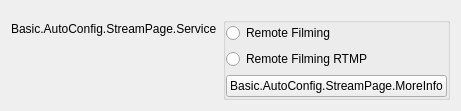
          <widget class="QFrame" name="widget_5">
           <property name="sizePolicy">
            <sizepolicy hsizetype="Preferred" vsizetype="Maximum">
             <horstretch>0</horstretch>
             <verstretch>0</verstretch>
            </sizepolicy>
           </property>
           <layout class="QFormLayout" name="topStreamLayout">
            <property name="fieldGrowthPolicy">
             <enum>QFormLayout::AllNonFixedFieldsGrow</enum>
            </property>
            <property name="labelAlignment">
             <set>Qt::AlignRight|Qt::AlignTrailing|Qt::AlignVCenter</set>
            </property>
            <item row="3" column="0">
             <widget class="QLabel" name="serviceLabel">
              <property name="text">
               <string>Basic.AutoConfig.StreamPage.Service</string>
              </property>
             </widget>
            </item>
            <item row="3" column="1">
             <widget class="QGroupBox" name="serviceGroupBox">
              <layout class="QVBoxLayout" name="serviceWidgetLayout" stretch="0,0">
               <property name="leftMargin">
                <number>0</number>
               </property>
               <property name="topMargin">
                <number>0</number>
               </property>
               <property name="rightMargin">
                <number>0</number>
               </property>
               <property name="bottomMargin">
                <number>0</number>
               </property>
               <item>
                <widget class="QRadioButton" name="millicastWebrtcRadioButton">
                 <property name="text">
                  <string>Remote Filming</string>
                 </property>
                 <attribute name="buttonGroup">
                  <string notr="true">serviceButtonGroup</string>
                 </attribute>
                </widget>
               </item>
               <item>
                <widget class="QRadioButton" name="millicastRtmpRadioButton">
                 <property name="text">
                  <string>Remote Filming RTMP</string>
                 </property>
                 <attribute name="buttonGroup">
                  <string notr="true">serviceButtonGroup</string>
                 </attribute>
                </widget>
               </item>
               <item>
                <widget class="UrlPushButton" name="moreInfoButton">
                 <property name="sizePolicy">
                  <sizepolicy hsizetype="Maximum" vsizetype="Fixed">
                   <horstretch>0</horstretch>
                   <verstretch>0</verstretch>
                  </sizepolicy>
                 </property>
                 <property name="text">
                  <string>Basic.AutoConfig.StreamPage.MoreInfo</string>
                 </property>
                </widget>
               </item>
              </layout>
             </widget>
            </item>
            <item row="1" column="0">
             <spacer name="horizontalSpacer_17">
              <property name="orientation">
               <enum>Qt::Horizontal</enum>
              </property>
              <property name="sizeHint" stdset="0">
               <size>
                <width>170</width>
                <height>0</height>
               </size>
              </property>
             </spacer>
            </item>
           </layout>
          </widget>
